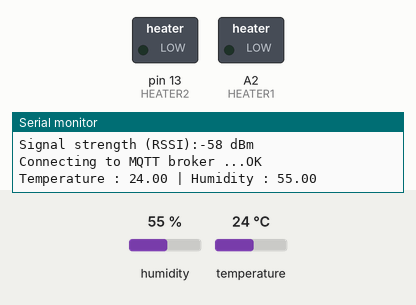
Bench run of a sketch on a simulated Arduino Uno, built with avr-gcc and run on an emulated ATmega328P. On the bench: switched loads named in the sketch (green lamp = pin HIGH), the last lines printed to the serial monitor. The test bench sets the inputs (shaded band); at power-on: humidity 55 %, temperature 24 °C. No MQTT or app messages arrive unless stated.

Above: at 2.7 s.
2.8 s: humidity set to 27 %
7.7 s: humidity set to 24 %
At 10.9 s:
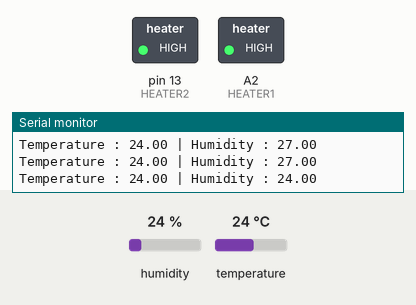
12.6 s: humidity set to 40 %
At 15.2 s:
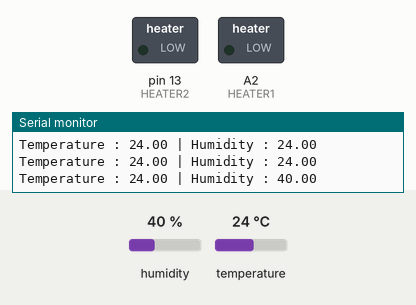
17.5 s: humidity set to 22 %
At 18.3 s:
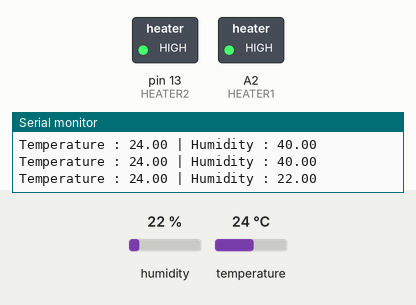
Timing chart, 0 to 20.5 s (numbered marks = the images above; inputs shaded):
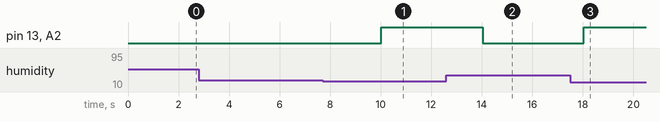

The sketch:

app.ino
```cpp
#include "WifiUtil.h"
#include <PubSubClient.h>
#include "DHT.h"          // Librairie des capteurs DHT
WifiUtil wifi(2, 3);

const char SSID[] = "yonginDT";
const char PASSWORD[] = "12345678";

#define mqtt_server "192.168.137.176"
#define mqtt_user "localhost"      // if exist
#define mqtt_password ""  //idem

#define temperature_topic "iot/temperature"  //Topic temperature
#define humidity_topic "iot/humidity"        //Topic humidity

//Buffer to decode MQTT messages
char message_buff[100];

long lastMsg = 0;
long lastRecu = 0;
bool debug = false;  //Display log message if True

#define DHTPIN A3    // DHT Pin
#define HEATER1 A2    // Heater Led Pin
#define HEATER2 13

// Un-comment you sensor
#define DHTTYPE DHT11       // DHT 11

// Create abjects
DHT dht(DHTPIN, DHTTYPE);
WiFiEspClient espClient;
PubSubClient client(espClient);

void setup() {
  Serial.begin(9600);
  wifi.init(SSID, PASSWORD);
//  setup_wifi();           //Connect to Wifi network
  client.setServer(mqtt_server, 1883);    // Configure MQTT connexion
  client.setCallback(callback);           // callback function to execute when a MQTT message
  pinMode(HEATER1,OUTPUT);
  pinMode(HEATER2,OUTPUT);
  dht.begin();
}

void reconnect() {
  while (!client.connected()) {
    Serial.print("Connecting to MQTT broker ...");
    if (client.connect("ESP8266Client", mqtt_user, mqtt_password)) {
      Serial.println("OK");
    } else {
      Serial.print("KO, error : ");
      Serial.print(client.state());
      Serial.println(" Wait 5 secondes before to retry");
      delay(5000);
    }
  }
}

void loop() {
  if (wifi.check())
  { // WIFI 연결 확인
      ;
  }
  if (!client.connected()) {
    reconnect();
  }
  client.loop();

  long now = millis();
  // Send a message every minute
  if (now - lastMsg > 2000) {
    lastMsg = now;
    // Read humidity
    float h = dht.readHumidity();
    // Read temperature in Celcius
    float t = dht.readTemperature();

    // Oh, nothing to send
    if ( isnan(t) || isnan(h)) {
      Serial.println("Please check DHT sensor !");
      return;
    }

    if(h < 25.50) {
        digitalWrite(HEATER1, HIGH);
        digitalWrite(HEATER2, HIGH);
    } else {
        digitalWrite(HEATER1, LOW);
        digitalWrite(HEATER2, LOW);
    }

      Serial.print("Temperature : ");
      Serial.print(t);
      Serial.print(" | Humidity : ");
      Serial.println(h);

    client.publish(temperature_topic, String(t).c_str(), true);   // Publish temperature on temperature_topic
    client.publish(humidity_topic, String(h).c_str(), true);      // and humidity
  }

}

// MQTT callback function
// D'après http://m2mio.tumblr.com/post/30048662088/a-simple-example-arduino-mqtt-m2mio
void callback(char* topic, byte* payload, unsigned int length) {

  int i = 0;
  if ( debug ) {
    Serial.println("Message recu =>  topic: " + String(topic));
    Serial.print(" | longueur: " + String(length,DEC));
  }
  // create character buffer with ending null terminator (string)
  for(i=0; i<length; i++) {
    message_buff[i] = payload[i];
  }
  message_buff[i] = '\0';

  String msgString = String(message_buff);
  if ( debug ) {
    Serial.println("Payload: " + msgString);
  }
}
```

Measured:
- the behaviour switches between 26 and 25 % on humidity (found by bisection; images 0 and 1)
- after the input at 7.7 s, pin 13 (HEATER2), A2 (HEATER1): LOW → HIGH after 2.3 s
- after the input at 12.6 s, pin 13 (HEATER2), A2 (HEATER1): HIGH → LOW after 1.4 s
- after the input at 17.5 s, pin 13 (HEATER2), A2 (HEATER1): LOW → HIGH after 0.53 s
